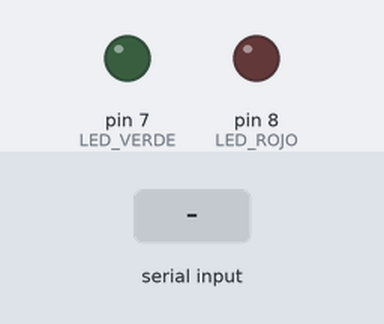
Simulated run of this sketch. Board: Arduino Uno, built with avr-gcc and run on an emulated ATmega328P. On the bench: output pins drawn as LEDs (lit = HIGH). The inputs (shaded band) are chosen by the test bench.

Above: at 1.2 s.
1.3 s: "A;\n" received over Serial
At 1.6 s:
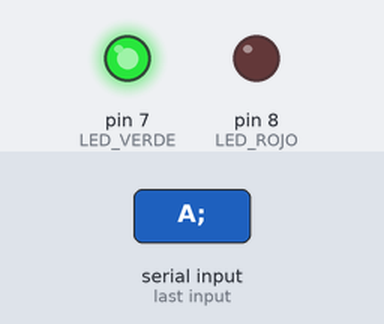
2.8 s: "N;\n" received over Serial
At 5.0 s:
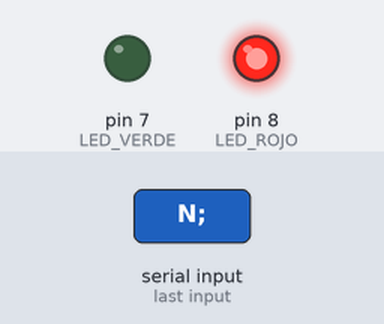
5.8 s: "S;\n" received over Serial
At 8.5 s:
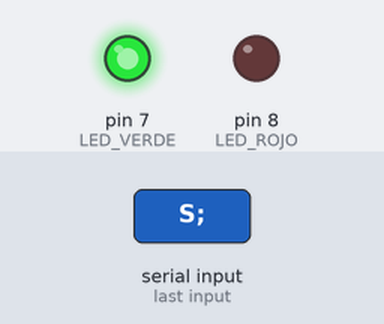
Timing chart, 0 to 11.8 s (numbered marks = the images above; inputs shaded):
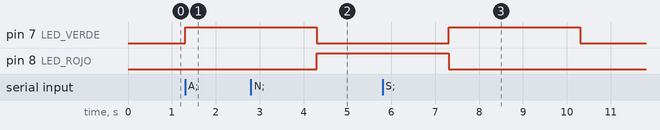

The sketch:

fitaccess.ino
```cpp
const int LED_VERDE = 7;
const int LED_ROJO = 8;

String linea = "";

void setup() {
  Serial.begin(9600);

  pinMode(LED_VERDE, OUTPUT);
  pinMode(LED_ROJO, OUTPUT);

  apagarLuces();
}

void loop() {
  while (Serial.available() > 0) {
    char c = Serial.read();

    if (c == '\n') {
      procesar(linea);
      linea = "";
    } else if (c != '\r') {
      linea += c;
    }
  }
}

void procesar(String mensaje) {
  mensaje.trim();

  if (mensaje.length() == 0) {
    return;
  }

  if (mensaje == "P") {
    Serial.println("OK");
    apagarLuces();
    return;
  }

  if (mensaje.startsWith("A;")) {
    accesoPermitido();
    return;
  }

  if (mensaje.startsWith("S;")) {
    salidaRegistrada();
    return;
  }

  if (mensaje.startsWith("N;")) {
    accesoRechazado();
    return;
  }
}

void accesoPermitido() {
  digitalWrite(LED_ROJO, LOW);
  digitalWrite(LED_VERDE, HIGH);

  delay(3000);

  apagarLuces();
}

void salidaRegistrada() {
  digitalWrite(LED_ROJO, LOW);
  digitalWrite(LED_VERDE, HIGH);

  delay(3000);

  apagarLuces();
}

void accesoRechazado() {
  digitalWrite(LED_VERDE, LOW);
  digitalWrite(LED_ROJO, HIGH);

  delay(3000);

  apagarLuces();
}

void apagarLuces() {
  digitalWrite(LED_VERDE, LOW);
  digitalWrite(LED_ROJO, LOW);
}
```

Measured:
- after the input at 1.3 s, pin 7 (LED_VERDE): LOW → HIGH at once
- after the input at 2.8 s, pin 8 (LED_ROJO): LOW → HIGH after 1.5 s
- after the input at 5.8 s, pin 7 (LED_VERDE): LOW → HIGH after 1.5 s, → LOW 3.0 s later
